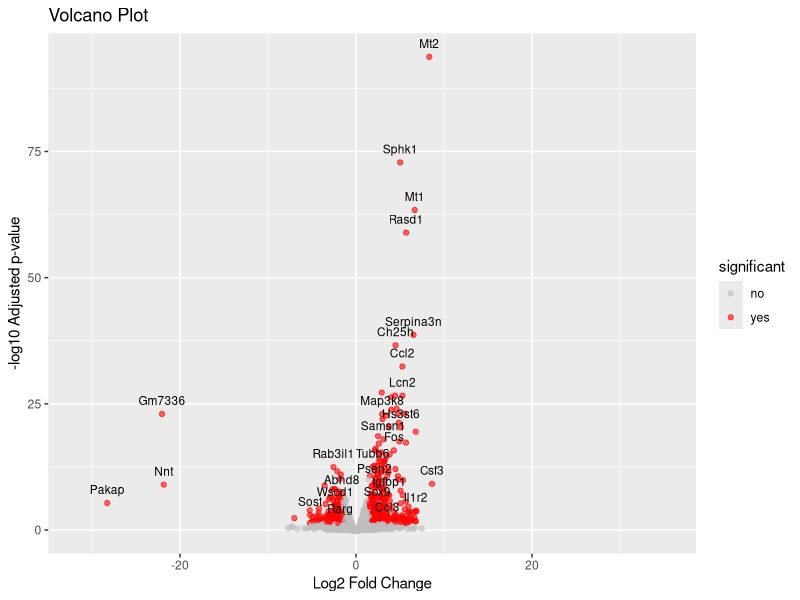
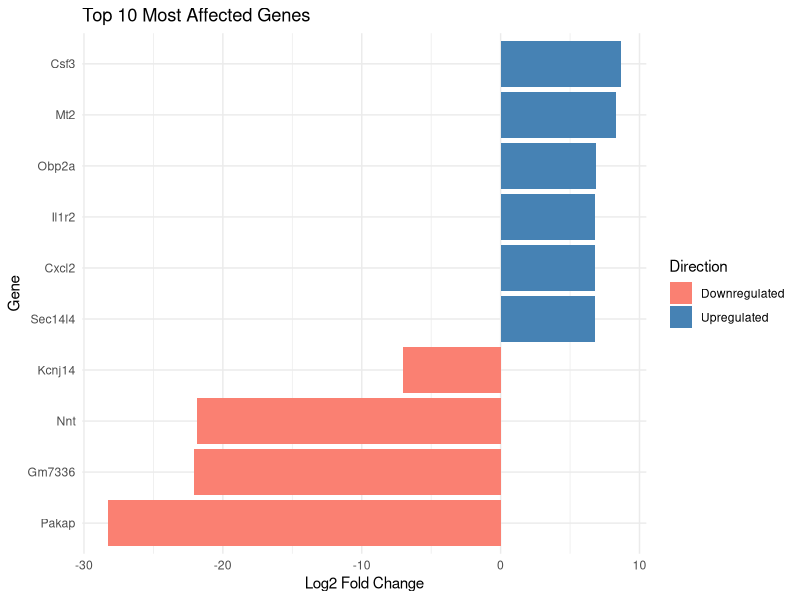

The R script that drew these images, in order:
## ---- chunk 1
#| message: false
#| error: false
#| warning: false

library(dplyr)
library(ggplot2)
library(tidyverse)

df <- read.table("FSIvsControlBead.csv", sep = ',')
## ---- chunk 2

fc_threshold <- 1
padj_threshold <- 0.05
## ---- chunk 3

df <- read.csv("FSIvsControlBead.csv", header = TRUE, check.names = TRUE)

colnames(df)

names(df)[names(df) == "B_FSI_vs_Ctrl_padj"] <- "padj"

names(df)[names(df) == "B_FSI_vs_Ctrl_log2FoldChange"] <- "FC"

print(names(df))

## ---- chunk 4
padj <- padj_threshold
FC <- fc_threshold

padj_threshold <- 0.05
fc_threshold <- 1.5
## ---- chunk 5
sig_genes <- df |> 
  filter(!is.na(padj)) |> 
  filter(padj < padj_threshold & abs(FC) > fc_threshold)

df <-df |>
mutate(significant = ifelse(!is.na(padj) & padj < padj_threshold & abs (FC) > fc_threshold, "yes", "no"))

## ---- chunk 6
#| message: false
#| error: false
#| warning: false

ggplot(df, aes(x = FC, y = -log10(padj), label = symbol)) +
  geom_point(aes(color = significant), alpha = 0.6) + # Move color here
  scale_color_manual(values = c("yes" = "red", "no" = "gray")) +
  labs(
    title = "Volcano Plot",
    x = "Log2 Fold Change",
    y = "-log10 Adjusted p-value"
  ) +
  geom_text(
    data = subset(df, significant == "yes"),
    vjust = -1,
    size = 3,
    check_overlap = TRUE
  )

## ---- chunk 7
top_genes <- sig_genes %>%
arrange(desc(abs(FC))) %>%
slice(1:10)

top_genes

ggplot(top_genes, aes(x = reorder(symbol, FC), y = FC, fill = FC > 0)) + 
  geom_col() + 
  coord_flip() + 
  labs(title = "Top 10 Most Affected Genes", 
       x = "Gene", 
       y = "Log2 Fold Change") + 
  scale_fill_manual(name = "Direction", 
                    values = c("TRUE" = "steelblue", "FALSE" = "salmon"), 
                    labels = c("FALSE" = "Downregulated", "TRUE" = "Upregulated")) + 
  theme_minimal()

